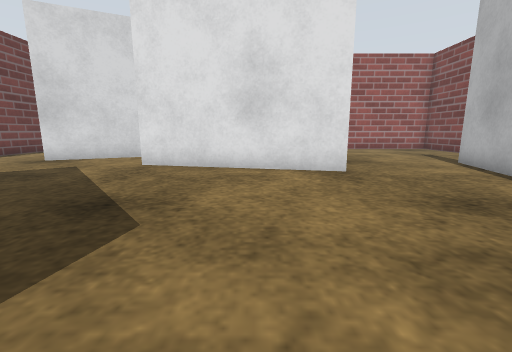
View 1 (above)

18 first-person views from a walk through a Gazebo world. The camera is 0.5 m above the floor, tilts 10° down and sees 90° across. The floor is counted in squares, 0.5 m on a side. Each view is taken from the middle of a square. On the plan, view 1 faces up. The plan holds only what a view shows up to about 11 squares ahead; the rest is blank. Surface patterns are stand-ins for the level's own textures.

View 2
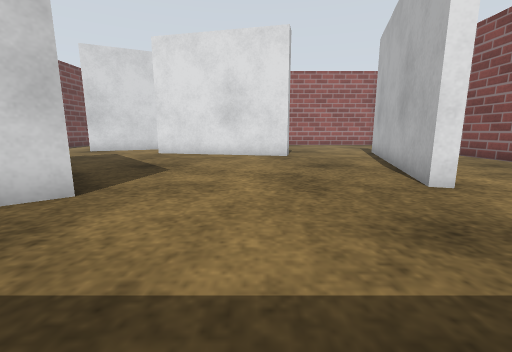

View 3
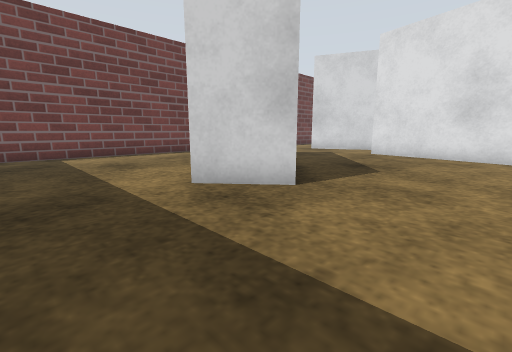

View 4
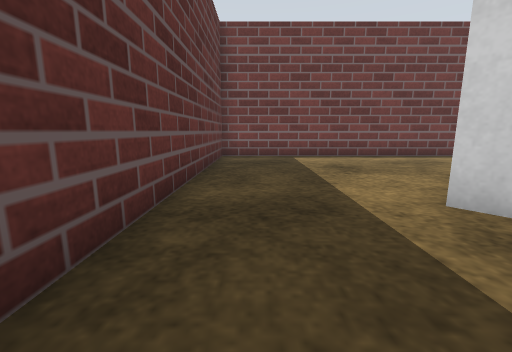

View 5
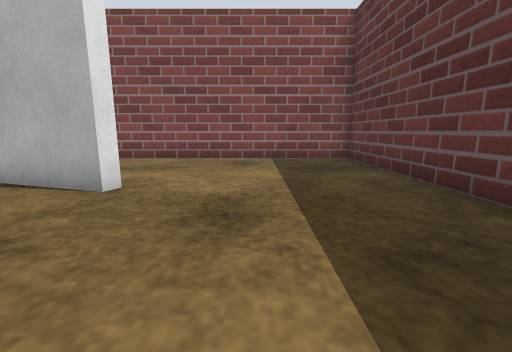

View 6
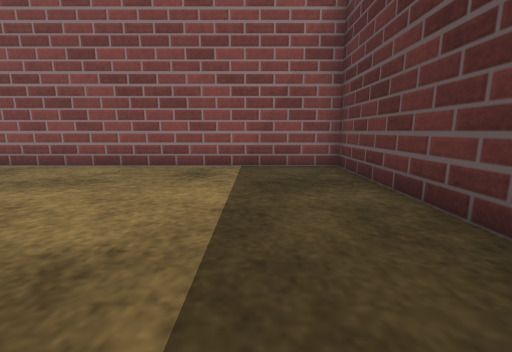

View 7
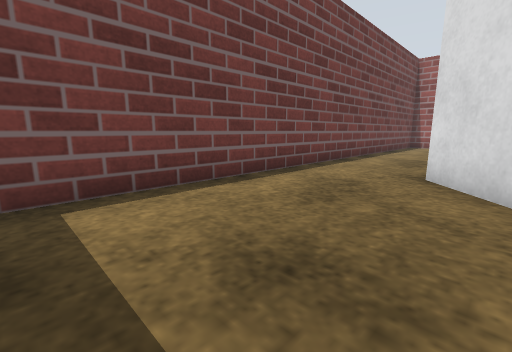

View 8
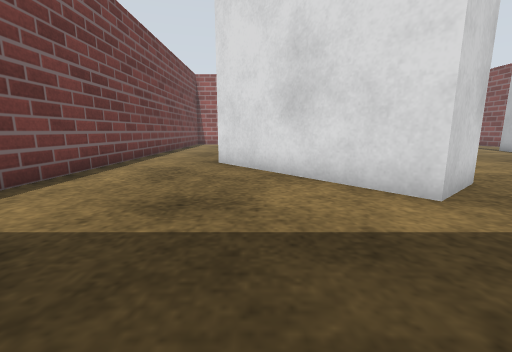

View 9
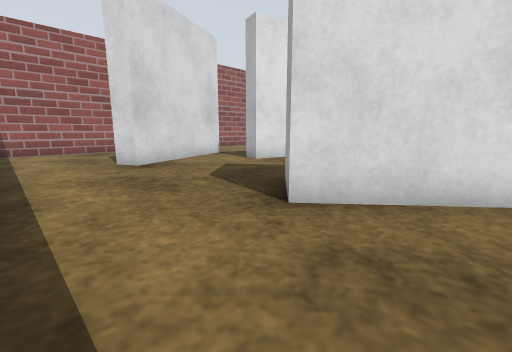

View 10
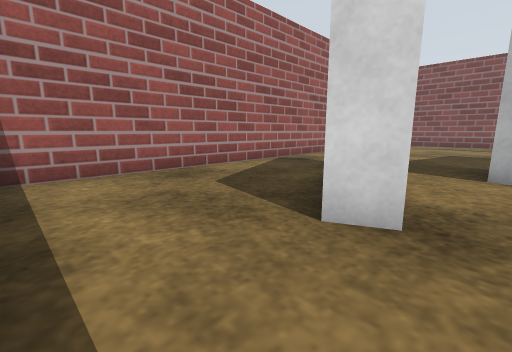

View 11
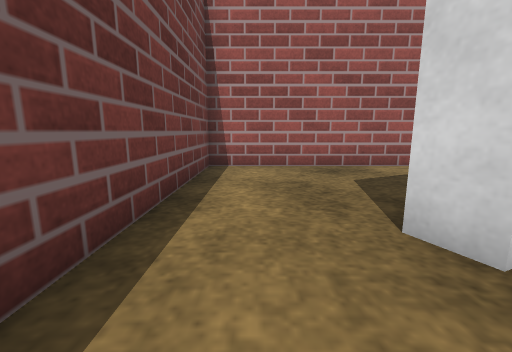

View 12
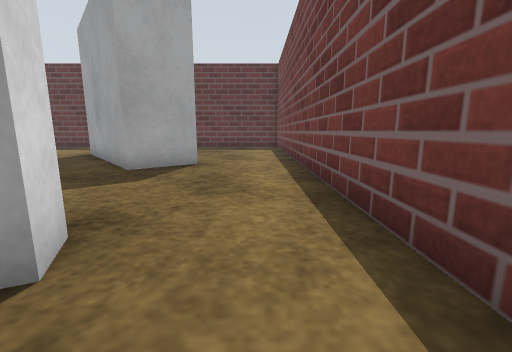

View 13
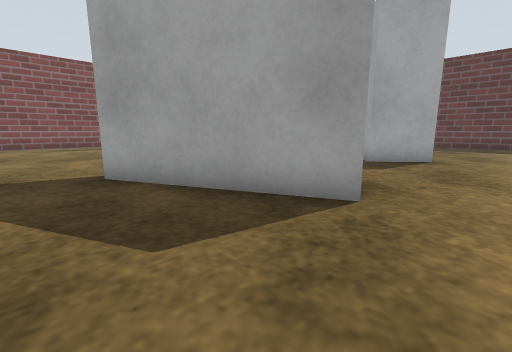

View 14
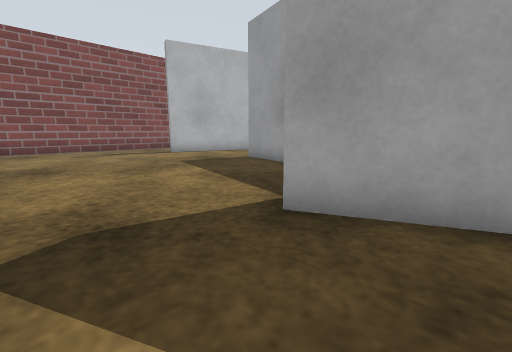

View 15
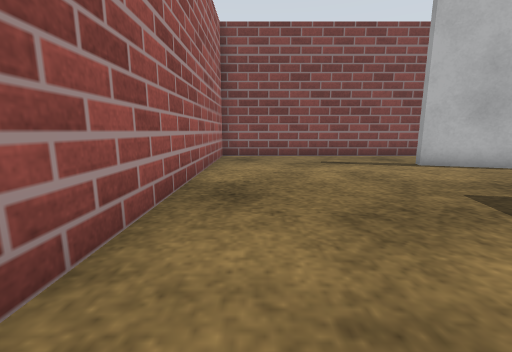

View 16
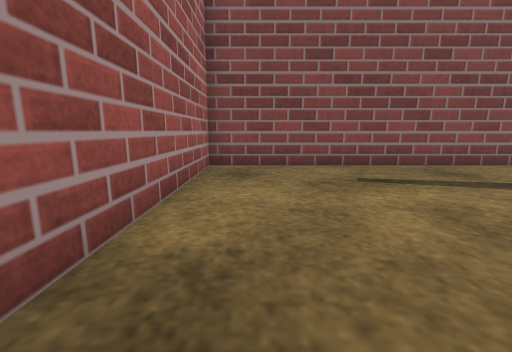

View 17
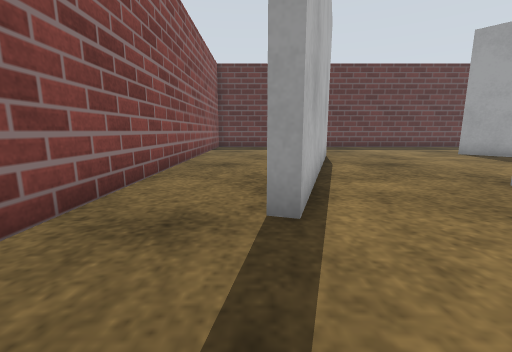

View 18
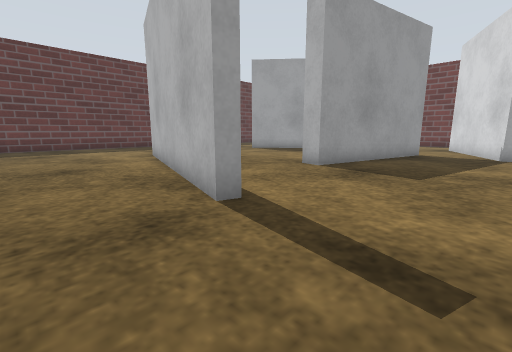

### Floor plan
Key: @ floor where view 1 was taken; # wall or solid block; . floor; B white box.
Columns run from 11 left of view 1 to 10 right of it. Each row starts with its distance up from view 1.
 15 ######################
 14 #....................#
 13 #....................#
 12 #....................#
 11 #......##............#
 10 #....###.............#
  9 #...##...............#
  8 #.......###.......#..#
  7 #.........####...##..#
  6 #................#...#
  5 #................#...#
  4 #....BB.........##...#
  3 #...B B.........#....#
  2 #....B B........#....#
  1 #.....B B.......#....#
  0 #......BBB.@.........#
 -1 #......BB............#
 -2 #....................#
 -3 #....................#
 -4 #....................#
 -5 #..........  ........#
 -6 ###########   ########

Positions as (right, up) in squares from view 1, and headings:
1: (0, 0), facing up
2: (1, -4), facing up
3: (1, -4), facing up-left
4: (0, -4), facing left
5: (0, -2), facing right
6: (2, -3), facing right
7: (-6, -3), facing up-left
8: (-6, -5), facing up
9: (-10, 1), facing up-right
10: (-10, 8), facing up-right
11: (-9, 7), facing up
12: (-9, 11), facing down
13: (-9, 13), facing down-right
14: (-5, 14), facing down-right
15: (-1, 13), facing right
16: (2, 13), facing right
17: (7, 11), facing down
18: (9, 11), facing down-left
